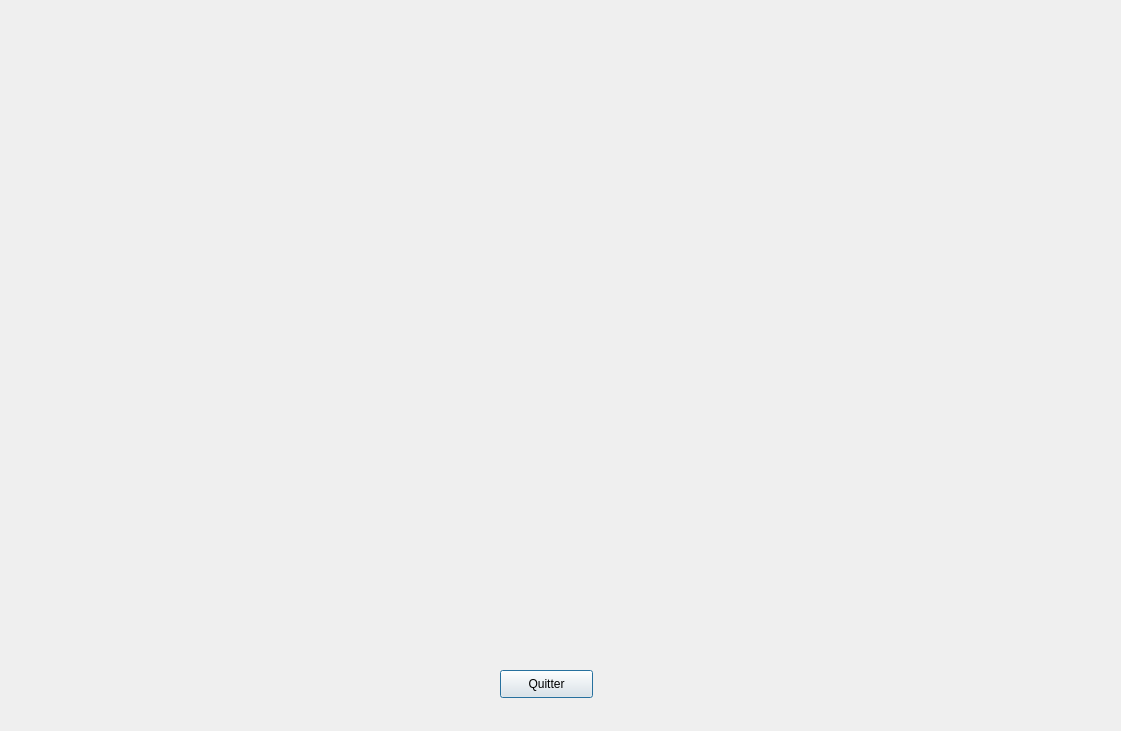
<?xml version="1.0" encoding="UTF-8"?>
<ui version="4.0">
 <class>Dialog_stats</class>
 <widget class="QDialog" name="Dialog_stats">
  <property name="geometry">
   <rect>
    <x>0</x>
    <y>0</y>
    <width>1121</width>
    <height>731</height>
   </rect>
  </property>
  <property name="windowTitle">
   <string>Dialog</string>
  </property>
  <widget class="QCustomPlot" name="plot" native="true">
   <property name="geometry">
    <rect>
     <x>30</x>
     <y>20</y>
     <width>1051</width>
     <height>631</height>
    </rect>
   </property>
  </widget>
  <widget class="QPushButton" name="pushButton">
   <property name="geometry">
    <rect>
     <x>500</x>
     <y>670</y>
     <width>93</width>
     <height>28</height>
    </rect>
   </property>
   <property name="text">
    <string>Quitter</string>
   </property>
  </widget>
 </widget>
 <customwidgets>
  <customwidget>
   <class>QCustomPlot</class>
   <extends>QWidget</extends>
   <header location="global">qcustomplot.h</header>
   <container>1</container>
  </customwidget>
 </customwidgets>
 <resources/>
 <connections/>
</ui>
